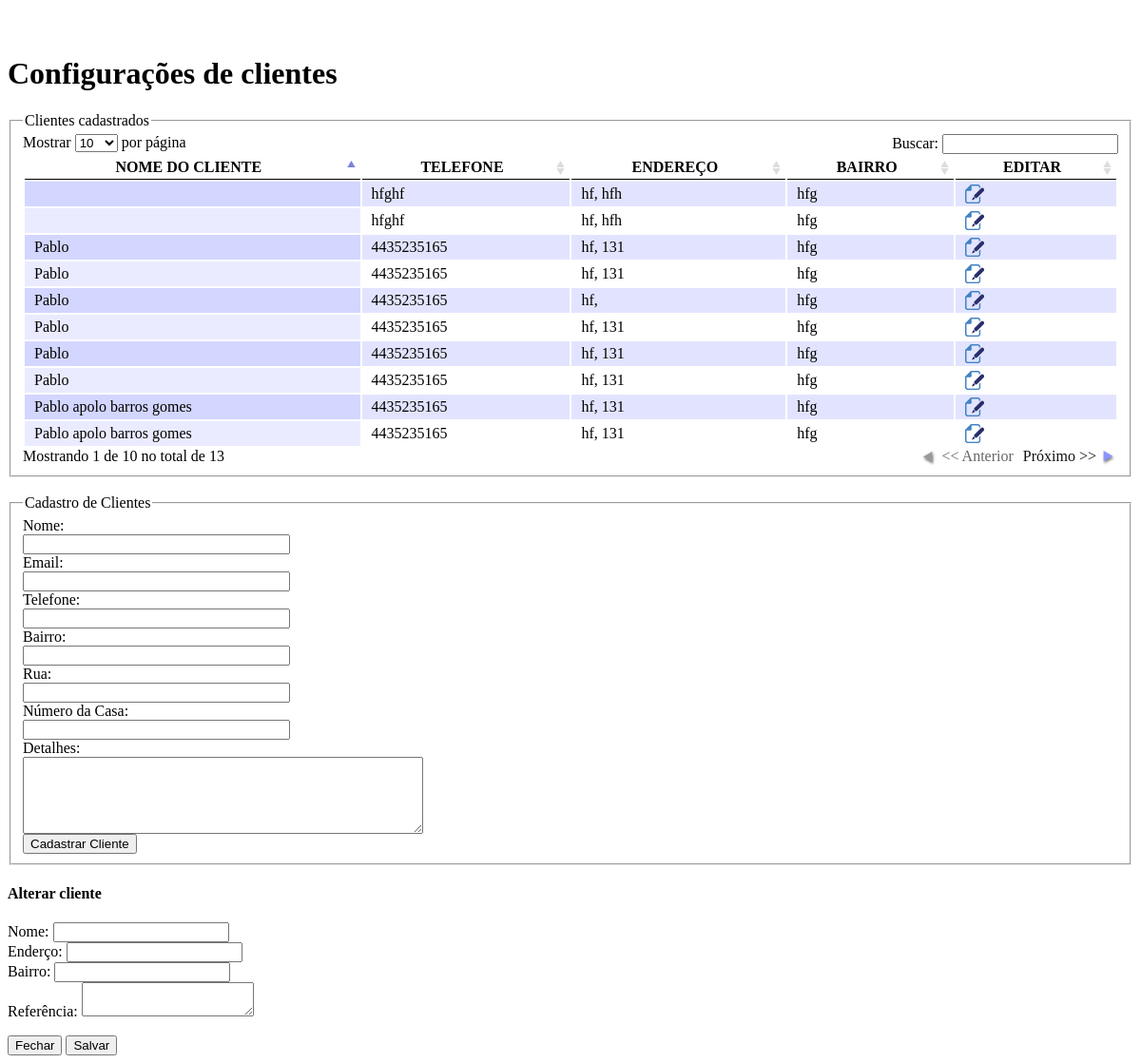
The app's page /cadastrarcliente.php with its own data.
### tables this page shows
CREATE TABLE `cadastro` (
  `id` int(11) NOT NULL AUTO_INCREMENT,
  `nome` varchar(50) DEFAULT NULL,
  `sobrenome` varchar(50) DEFAULT NULL,
  `telefone` varchar(20) DEFAULT NULL,
  `celular` varchar(20) DEFAULT NULL,
  `cidade` varchar(50) DEFAULT NULL,
  `email` varchar(50) DEFAULT NULL,
  `bairro` varchar(50) DEFAULT NULL,
  `rua` varchar(50) DEFAULT NULL,
  `numero` varchar(20) DEFAULT NULL,
  `proximo` longtext,
  PRIMARY KEY (`id`)
);

### cadastrarcliente.php (the view, shortened to what this page needs)
<?php
   $editFormAction = $_SERVER['PHP_SELF'];
   if (isset($_SERVER['QUERY_STRING'])) {
     $editFormAction .= "?" . htmlentities($_SERVER['QUERY_STRING']);
   }
   ?>
<link rel="stylesheet" type="text/css" href="css/demo_table.css"/>
<div class="container" style="margin-top: 5%;">
   <div class="bs-docs-section" >
      <div class="row">
            <div class="page-header">
               <h1 id="forms">Configurações de clientes</h1>
            </div>
      </div>
      <div class="row">
         <div class="col-lg-12">
            <div class="page-header well">
               <fieldset>
                  <legend>Clientes cadastrados</legend>
                  <table class="display dataTable table table-striped table-bordered" id="tbCliente">
                     <thead>
                        <tr>
                           <th>NOME DO CLIENTE</th>
						   <th>TELEFONE</th>
						   <th>ENDEREÇO</th>
						   <th>BAIRRO</th>
						   <th>EDITAR</th>
                        </tr>
                     </thead>
                     <tbody>
                        <?php
						   $sql = mysql_query("SELECT * FROM cadastro") or die("Erro ao consultar clientes");
						   while($res = mysql_fetch_array($sql)){
                           ?>
						   <tr>
								<td><?php echo $res['nome'] ?>
								<td><?php echo $res['telefone'] ?>
								<td><?php echo $res['rua'].", ".$res['numero'] ?>
								<td><?php echo $res['bairro'] ?>
								<td>
									<a href="#" data-toggle="modal" data-target="#exampleModal" data-whatever="@mdo">
										<img src="imagens/file_edit.png" width="20" height="20" border="0" />
									</a>
								</td>
							</tr>
						   <?php }?>
                     </tbody>
                  </table>
               </fieldset>
            </div>
         </div>
      </div>
      <div class="row">
         <br />
         <div class="col-lg-12">
            <div class="well bs-component">
               <form action="<?php echo $editFormAction; ?>" method="post" class="form-horizontal" name="form1" id="form1">
                  <fieldset>
                  <legend>Cadastro de Clientes</legend>
                  <div class="form-group">
                     <label for="inputEmail" class="col-lg-2 control-label">Nome:</label>
                     <div class="col-lg-8">
                        <input required class="form-control" type="text" name="nome" value="" size="32" />
                     </div>
                  </div>
				  <div class="form-group">
                     <label for="inputEmail" class="col-lg-2 control-label">Email:</label>
                     <div class="col-lg-8">
                        <input class="form-control" type="text" name="email" value="" size="32" />
                     </div>
                  </div>
                  <div class="form-group">
                     <label for="inputEmail" class="col-lg-2 control-label">Telefone:</label>
                     <div required class="col-lg-8"><input class="form-control" type="text" name="telefone" value="" size="32" />		</div>
                  </div>
                  <div class="form-group">
                     <label for="inputEmail" class="col-lg-2 control-label">Bairro:</label>
                     <div required class="col-lg-8"><input class="form-control" type="text" name="bairro" value="" size="32" />		</div>
                  </div>
                  <div class="form-group">
                     <label for="inputEmail" class="col-lg-2 control-label">Rua:</label>
                     <div required class="col-lg-8"><input class="form-control" type="text" name="rua" value="" size="32" />
                     </div>
                  </div>
                  <div class="form-group">
                     <label for="inputEmail" class="col-lg-2 control-label">Número da Casa:</label>
                     <div required class="col-lg-8"><input class="form-control" type="text" name="numerocasa" value="" size="32" />		</div>
                  </div>
                  <div class="form-group">
                     <label for="inputEmail" class="col-lg-2 control-label">Detalhes:</label>
                     <div class="col-lg-8"><textarea name="detalhes" cols="50" rows="5"></textarea>		</div>
                  </div>
                  <div class="form-group">
                     <div class="col-lg-4"><input class="btn btn-warning" type="submit" value="Cadastrar Cliente" />
                     </div>
                  </div>
               </form>
            </div>
         </div>
      </div>
   </div>
</div>
<div class="modal fade" id="exampleModal" tabindex="-1" role="dialog" aria-labelledby="exampleModalLabel">
  <div class="modal-dialog" role="document">
    <div class="modal-content">
      <div class="modal-header">
        <h4 class="modal-title" id="exampleModalLabel">Alterar cliente</h4>
      </div>
      <div class="modal-body">
        <form>
          <div class="form-group">
            <label for="recipient-name" class="control-label">Nome:</label>
            <input type="text" class="form-control" id="recipient-name">
          </div>
          <div class="form-group">
			<label for="recipient-name" class="control-label">Enderço:</label>
            <input type="text" class="form-control" id="recipient-name">
          </div>
		  <div class="form-group">
			<label for="recipient-name" class="control-label">Bairro:</label>
            <input type="text" class="form-control" id="recipient-name">
          </div>
		  <div class="form-group">
			<label for="message-text" class="control-label">Referência:</label>
            <textarea class="form-control" id="message-text"></textarea>
          </div>
        </form>
      </div>
      <div class="modal-footer">
        <button type="button" class="btn btn-default" data-dismiss="modal">Fechar</button>
        <button type="button" class="btn btn-primary">Salvar</button>
      </div>
    </div>
  </div>
</div>

### css/demo_table.css (style rules this page uses)
table.display { margin: 0 auto; clear: both; width: 100%; }
table.display thead th { padding: 3px 18px 3px 10px; border-bottom: 1px solid black; font-weight: bold; cursor: pointer; * cursor: hand; }
table.display td { padding: 3px 10px; }
.sorting_asc { background: url('../imagens/sort_asc.png') no-repeat center right; }
.sorting { background: url('../imagens/sort_both.png') no-repeat center right; }
tr.odd { background-color: #E2E4FF; }
tr.even { background-color: white; }
tr.odd td.sorting_1 { background-color: #D3D6FF; }
tr.even td.sorting_1 { background-color: #EAEBFF; }

### records on screen
cadastro: telefone "hfghf", rua "hf", numero "hfh", bairro "hfg"
cadastro: telefone "hfghf", rua "hf", numero "hfh", bairro "hfg"
cadastro: nome "Pablo", telefone "4435235165", rua "hf", numero "131", bairro "hfg"
cadastro: nome "Pablo", telefone "4435235165", rua "hf", numero "131", bairro "hfg"
cadastro: nome "Pablo", telefone "4435235165", rua "hf", bairro "hfg"
cadastro: nome "Pablo", telefone "4435235165", rua "hf", numero "131", bairro "hfg"
cadastro: nome "Pablo", telefone "4435235165", rua "hf", numero "131", bairro "hfg"
cadastro: nome "Pablo", telefone "4435235165", rua "hf", numero "131", bairro "hfg"
cadastro: nome "Pablo apolo barros gomes", telefone "4435235165", rua "hf", numero "131", bairro "hfg"
cadastro: nome "Pablo apolo barros gomes", telefone "4435235165", rua "hf", numero "131", bairro "hfg"
